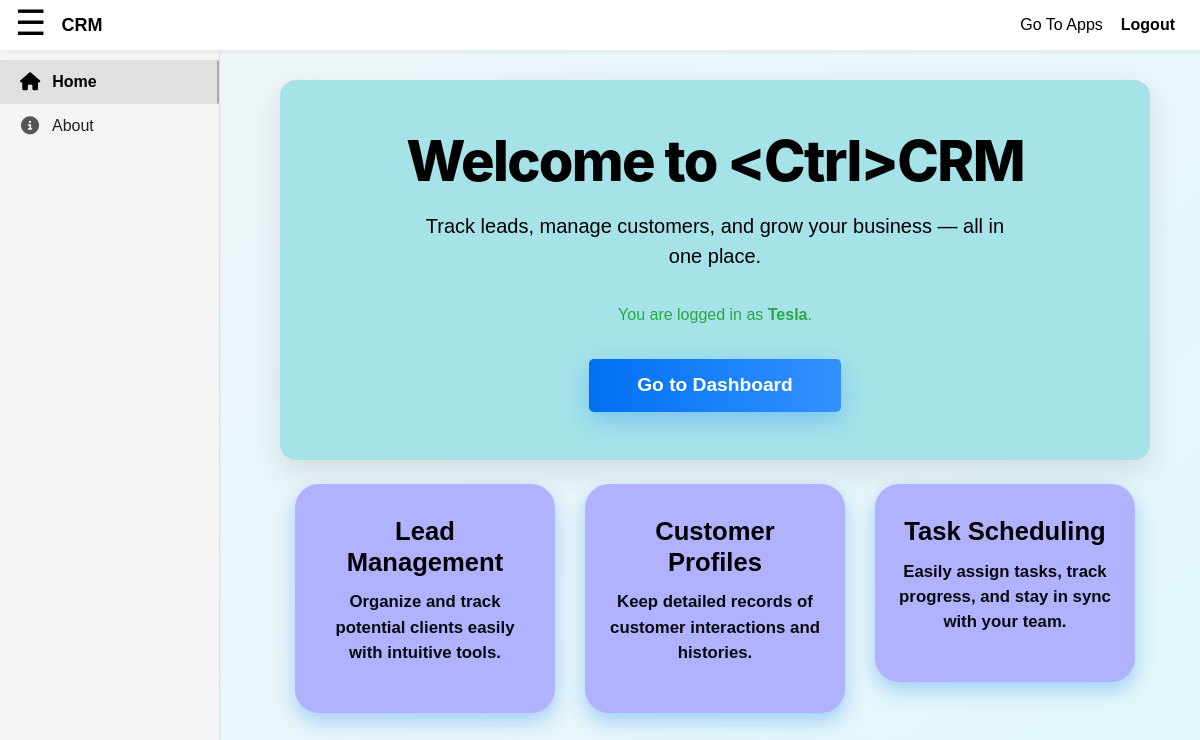
The app's page / (signed in), older data.
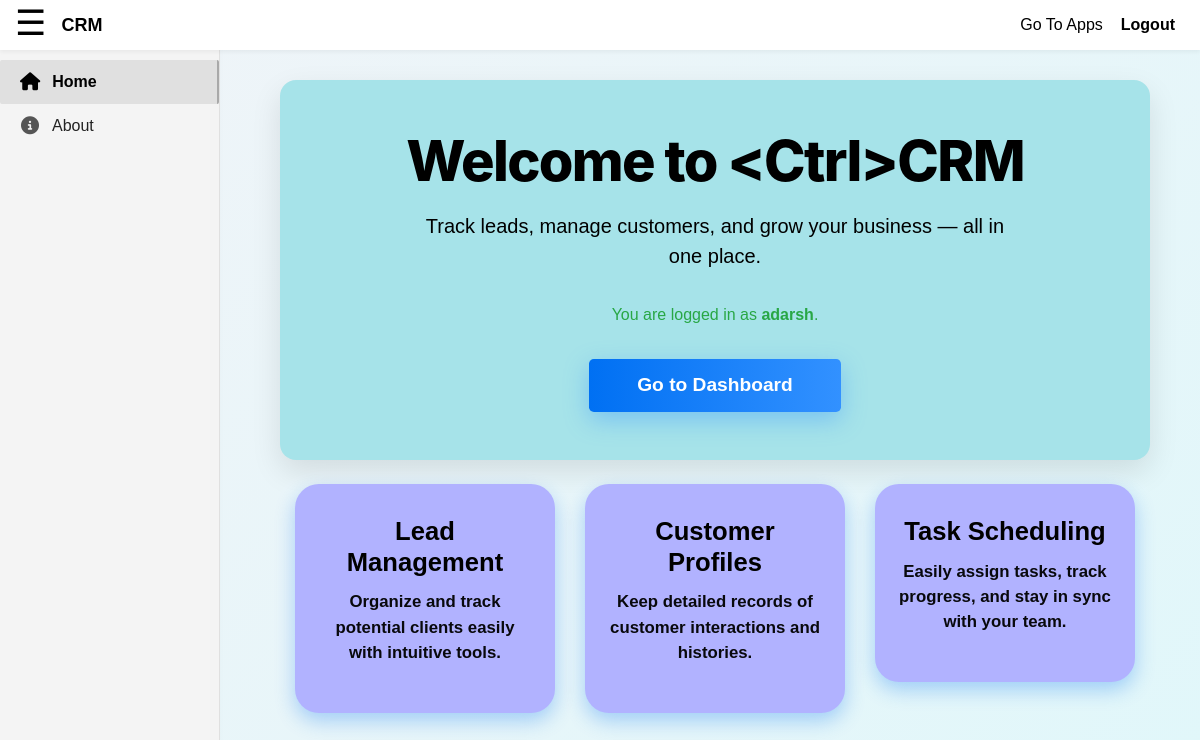
The same page, newer data.
### accounts/models.py (models this page shows, shortened)
class BusinessUser(models.Model):
    public_id = models.UUIDField(default=uuid.uuid4, unique=True, editable=False)
    company_email = models.EmailField(max_length=60, unique=True, null=True, blank=True)
    company_name = models.CharField(max_length=95, unique=True, null=True, blank=True)
    industry = models.CharField(max_length=100, blank=True, null=True)
    job_title = models.CharField(max_length=255, blank=True, null=True)
    employees = models.IntegerField(default=None, blank=True, null=True)
    website = models.URLField(max_length=200, blank=True, null=True)
    address = models.TextField(blank=True, null=True)
    country = models.CharField(max_length=100, blank=True, null=True)
    phone = models.CharField(max_length=15, blank=True, null=True)
    last_login = models.DateTimeField(auto_now=True)
    company_logo = models.ImageField(upload_to=get_image_filepath, blank=True, null=True, default=get_default_image)
    user = models.OneToOneField(User, on_delete=models.CASCADE)

### accounts/views.py (the view)
# urls.py: path('', indexView, name='index'),
def indexView(request, *args, **kwargs):
    if request.user.is_authenticated:
        user = request.user.businessuser
    else:
        user = None
    context = {
        'businessuser': user,
    }
    return render(
        request,
        'accounts/index.html',
        context,
    )

### featuredApp/context_processor.py (called while the page is built)
def accessible_accounts(request):
    if request.user.is_authenticated:
        accounts = request.user.businessuser.accessible_accounts.select_related('owner', 'role')
        self_account = request.user.businessuser
    else:
        accounts = []
        self_account = None
    return {
        'self_account': self_account,
        'accessible_accounts': accounts,
    }

def feedback_form_processor(request):
    return {'feedback_form': FeedbackForm()}

### accounts/templates/accounts/index.html (shortened to what this page needs)
{% extends 'accounts/base.html' %}
{% load static %}
{% load socialaccount %}
{% block addCSSlink %}
<link rel="stylesheet" href="{% static 'accounts/home.css' %}" type="text/css">
{% endblock %}
{% block contentBody1 %}
<div class="container py-5 text-center welcome-bg shadow-sm">
    <h1 class="display-4 fw-bold mb-3 modern-heading">Welcome to &lt;Ctrl&gt;CRM</h1>
    <p class="lead modern-subtitle">Track leads, manage customers, and grow your business — all in one place.</p>
    {% if not user.is_authenticated %}
        <a href="{% provider_login_url 'google' %}?next=/" class="btn btn-lg rounded-pill px-5 shadow-sm modern-btn">
            Login with Google
        </a>
        <div class="or-separator">OR</div>
        <a href="{% url 'register' %}" class="simple-link">
    Register with Email
        </a>
    {% else %}
        <p class="text-success fw-semibold mt-4">
            You are logged in as <strong>{{ businessuser.company_name }}</strong>.
        </p>
        <a href="{% url 'appDashboard' %}" class="btn btn-lg rounded-pill px-5 shadow-sm modern-btn mt-3">
            Go to Dashboard
        </a>
    {% endif %}
</div>
<div class="container py-4">
    <div class="row g-4">
        <div class="col-md-4">
            <button class="feature-btn">
                <h5>Lead Management</h5>
                <p>Organize and track potential clients easily with intuitive tools.</p>
            </button>
        </div>
        <div class="col-md-4">
            <button class="feature-btn">
                <h5>Customer Profiles</h5>
                <p>Keep detailed records of customer interactions and histories.</p>
            </button>
        </div>
        <div class="col-md-4">
            <button class="feature-btn">
                <h5>Task Scheduling</h5>
                <p>Easily assign tasks, track progress, and stay in sync with your team.</p>
            </button>
        </div>
    </div>
</div>
{% endblock %}

Row changes from the older to the newer data that the page shows:
changed BusinessUser: company_name "Tesla" → "adarsh"
